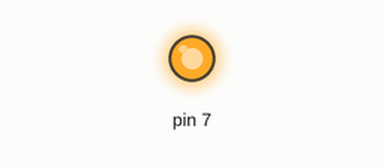
The sketch below on a simulated Arduino Uno, built with avr-gcc and run on an emulated ATmega328P. Shown: output pins drawn as LEDs (lit = HIGH). What the sketch prints to the serial monitor is not drawn.

Above: at 0.2 s.
At 12.2 s:
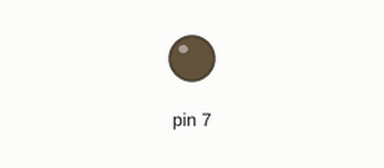
Timing chart, 0 to 19.5 s (numbered marks = the images above):
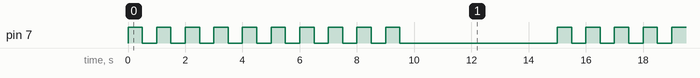

Measured:
- by itself, pin 7: repeats every 15.0 s: 9 × (LOW 0.50 s, HIGH 0.50 s), LOW 5.5 s, HIGH 0.50 s
- by itself, everything shown: repeats every 15.0 s, in 20 steps

The sketch:

blink.ino
```cpp
void setup() {
  // put your setup code here, to run once:
Serial.begin(115200);
pinMode(7,OUTPUT);
for(int i=1;i<11;i++)
{
Serial.println("hello") ;
  }
}

void loop() {
  // put your main code here, to run repeatedly:

for(int i=1;i<11;i++)
{
digitalWrite(7,HIGH);
delay(500);
digitalWrite(7,LOW);
delay(500);
}
delay(5000);
}
```
